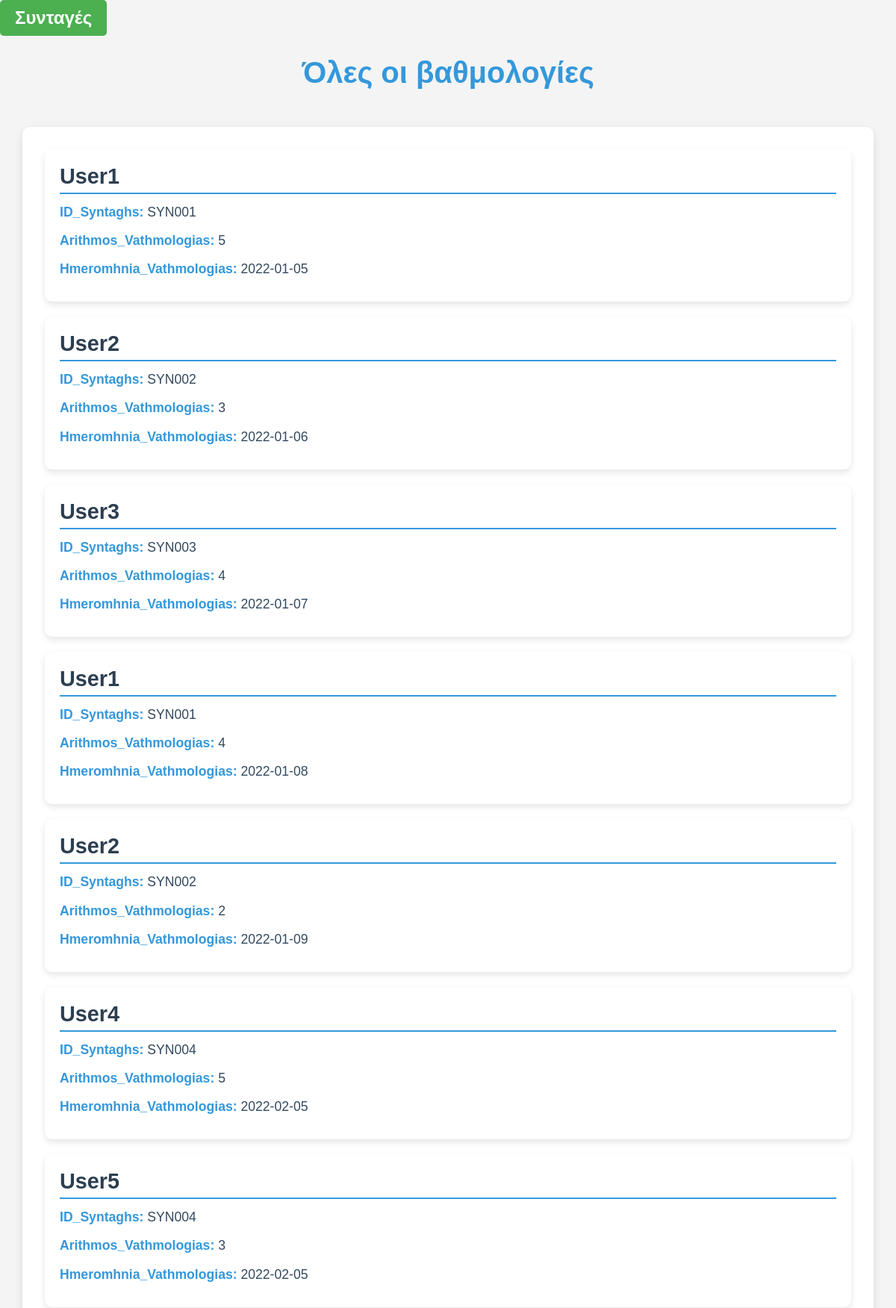
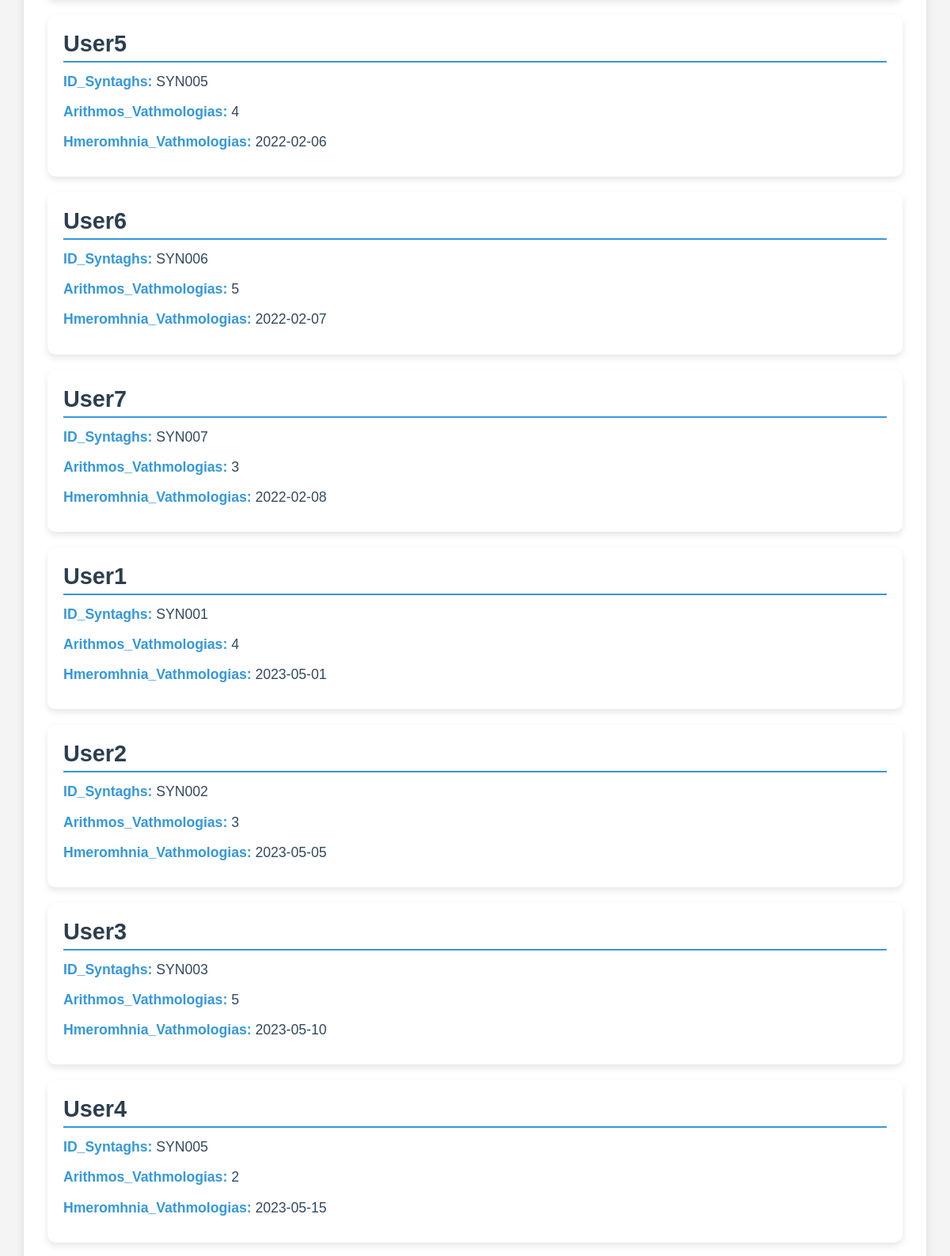
The app's page /Site/rating.php (upper part) with its own data (2 pictures, top to bottom).
### tables this page shows
CREATE TABLE VATHMOLOGIA (
    ID_Vathmologias INT AUTO_INCREMENT PRIMARY KEY,
    Arithmos_Vathmologias INT CHECK (Arithmos_Vathmologias BETWEEN 1 AND 5),
    Hmeromhnia_Vathmologias DATE,
    Onoma_Xrhsth VARCHAR(30),
    ID_Syntaghs CHAR(10)
);

### Site/rating.php (the view, shortened to what this page needs)
<?php
include 'config.php';
$query = "SELECT * FROM VATHMOLOGIA";
$show_filter_results = false;
$result = $conn->query($query);
?>
<!DOCTYPE html>
<html lang="el">
<head>
</head>
<body>
    <a href="recipes.php" class="title-button">Συνταγές</a>
    <h1>Όλες οι βαθμολογίες</h1>
    <div class="rating-container <?php echo $show_filter_results ? 'hidden' : ''; ?>">
        <?php
        if ($result->num_rows > 0) {
            while ($row = $result->fetch_assoc()) {
                echo "<div class='VATHMOLOGIA'>";
                echo "<h3>" . $row['Onoma_Xrhsth'] . "</h3>";
                echo "<p><strong>ID_Syntaghs:</strong> " . $row['ID_Syntaghs'] . "</p>";
                echo "<p><strong>Arithmos_Vathmologias:</strong> " . $row['Arithmos_Vathmologias'] . "</p>";
                echo "<p><strong>Hmeromhnia_Vathmologias:</strong> " . $row['Hmeromhnia_Vathmologias'] . "</p>";
                echo "</div>";
            }
        } else {
            echo "<p class='no-ratings'>Δεν υπάρχουν διαθέσιμες βαθμολογίες.</p>";
        }
        ?>
    </div>
</body>
</html>

### Site/rating.php (style rules this page uses)
body { font-family: 'Arial', sans-serif; background-color: #f4f4f4; margin: 0; padding: 0; }
.rating-container, .filter-container { width: 90%; margin: 50px auto; padding: 30px; background-color: #fff; border-radius: 10px; box-shadow: 0 4px 12px rgba(0, 0, 0, 0.1); max-width: 1200px; }
h1 { text-align: center; color: #3498db; font-size: 2.5rem; margin-bottom: 30px; }
.VATHMOLOGIA { padding: 20px; background-color: #ffffff; border-radius: 10px; margin-bottom: 20px; box-shadow: 0 4px 8px rgba(0, 0, 0, 0.1); transition: transform 0.3s ease, box-shadow 0.3s ease; }
.VATHMOLOGIA h3 { font-size: 1.8rem; color: #2c3e50; margin: 0 0 10px; font-weight: 600; border-bottom: 2px solid #3498db; padding-bottom: 5px; }
.VATHMOLOGIA p { font-size: 1.1rem; color: #34495e; line-height: 1.6; margin: 10px 0; }
.VATHMOLOGIA p strong { color: #3498db; font-weight: 600; }
.title-button { display: inline-block; text-decoration: none; padding: 10px 20px; background-color: #4CAF50; color: white; font-size: 1.5em; font-weight: bold; border-radius: 5px; border: none; cursor: pointer; text-align: center; }

### records on screen
vathmologia: Onoma_Xrhsth "User1", ID_Syntaghs "SYN001", Arithmos_Vathmologias "5", Hmeromhnia_Vathmologias "2022-01-05"
vathmologia: Onoma_Xrhsth "User2", ID_Syntaghs "SYN002", Arithmos_Vathmologias "3", Hmeromhnia_Vathmologias "2022-01-06"
vathmologia: Onoma_Xrhsth "User3", ID_Syntaghs "SYN003", Arithmos_Vathmologias "4", Hmeromhnia_Vathmologias "2022-01-07"
vathmologia: Onoma_Xrhsth "User1", ID_Syntaghs "SYN001", Arithmos_Vathmologias "4", Hmeromhnia_Vathmologias "2022-01-08"
vathmologia: Onoma_Xrhsth "User2", ID_Syntaghs "SYN002", Arithmos_Vathmologias "2", Hmeromhnia_Vathmologias "2022-01-09"
vathmologia: Onoma_Xrhsth "User4", ID_Syntaghs "SYN004", Arithmos_Vathmologias "5", Hmeromhnia_Vathmologias "2022-02-05"
vathmologia: Onoma_Xrhsth "User5", ID_Syntaghs "SYN004", Arithmos_Vathmologias "3", Hmeromhnia_Vathmologias "2022-02-05"
vathmologia: Onoma_Xrhsth "User5", ID_Syntaghs "SYN005", Arithmos_Vathmologias "4", Hmeromhnia_Vathmologias "2022-02-06"
vathmologia: Onoma_Xrhsth "User6", ID_Syntaghs "SYN006", Arithmos_Vathmologias "5", Hmeromhnia_Vathmologias "2022-02-07"
vathmologia: Onoma_Xrhsth "User7", ID_Syntaghs "SYN007", Arithmos_Vathmologias "3", Hmeromhnia_Vathmologias "2022-02-08"
vathmologia: Onoma_Xrhsth "User1", ID_Syntaghs "SYN001", Arithmos_Vathmologias "4", Hmeromhnia_Vathmologias "2023-05-01"
vathmologia: Onoma_Xrhsth "User2", ID_Syntaghs "SYN002", Arithmos_Vathmologias "3", Hmeromhnia_Vathmologias "2023-05-05"
vathmologia: Onoma_Xrhsth "User3", ID_Syntaghs "SYN003", Arithmos_Vathmologias "5", Hmeromhnia_Vathmologias "2023-05-10"
vathmologia: Onoma_Xrhsth "User4", ID_Syntaghs "SYN005", Arithmos_Vathmologias "2", Hmeromhnia_Vathmologias "2023-05-15"
